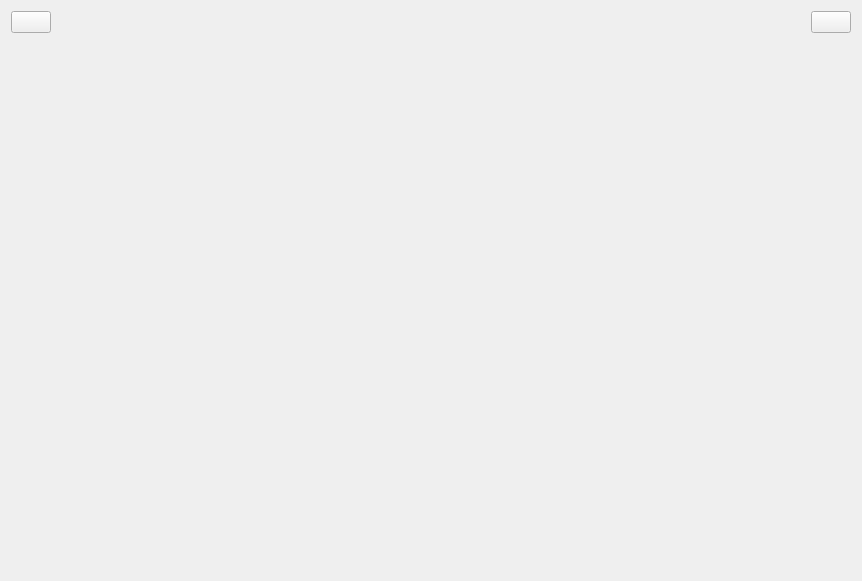
<?xml version="1.0" encoding="UTF-8"?>
<ui version="4.0">
 <class>MasterView</class>
 <widget class="QWidget" name="MasterView">
  <property name="geometry">
   <rect>
    <x>0</x>
    <y>0</y>
    <width>862</width>
    <height>581</height>
   </rect>
  </property>
  <property name="windowTitle">
   <string>MasterView</string>
  </property>
  <layout class="QVBoxLayout" name="verticalLayout">
   <item>
    <layout class="QHBoxLayout" name="horizontalLayout">
     <item>
      <widget class="QPushButton" name="btBack">
       <property name="text">
        <string/>
       </property>
       <property name="icon">
        <iconset>
         <normaloff>C:/Users/hebi_/Desktop/images/return.png</normaloff>C:/Users/hebi_/Desktop/images/return.png</iconset>
       </property>
      </widget>
     </item>
     <item>
      <spacer name="horizontalSpacer_2">
       <property name="orientation">
        <enum>Qt::Orientation::Horizontal</enum>
       </property>
       <property name="sizeHint" stdset="0">
        <size>
         <width>37</width>
         <height>13</height>
        </size>
       </property>
      </spacer>
     </item>
     <item>
      <widget class="QLabel" name="labelTitle">
       <property name="text">
        <string/>
       </property>
      </widget>
     </item>
     <item>
      <spacer name="horizontalSpacer">
       <property name="orientation">
        <enum>Qt::Orientation::Horizontal</enum>
       </property>
       <property name="sizeHint" stdset="0">
        <size>
         <width>37</width>
         <height>13</height>
        </size>
       </property>
      </spacer>
     </item>
     <item>
      <widget class="QPushButton" name="btLogout">
       <property name="text">
        <string/>
       </property>
       <property name="icon">
        <iconset resource="img.qrc">
         <normaloff>:/C:/Users/hebi_/Desktop/images/Login.png</normaloff>:/C:/Users/hebi_/Desktop/images/Login.png</iconset>
       </property>
      </widget>
     </item>
    </layout>
   </item>
   <item>
    <widget class="QStackedWidget" name="stackedWidget">
     <property name="currentIndex">
      <number>-1</number>
     </property>
    </widget>
   </item>
  </layout>
 </widget>
 <resources>
  <include location="img.qrc"/>
 </resources>
 <connections/>
</ui>
